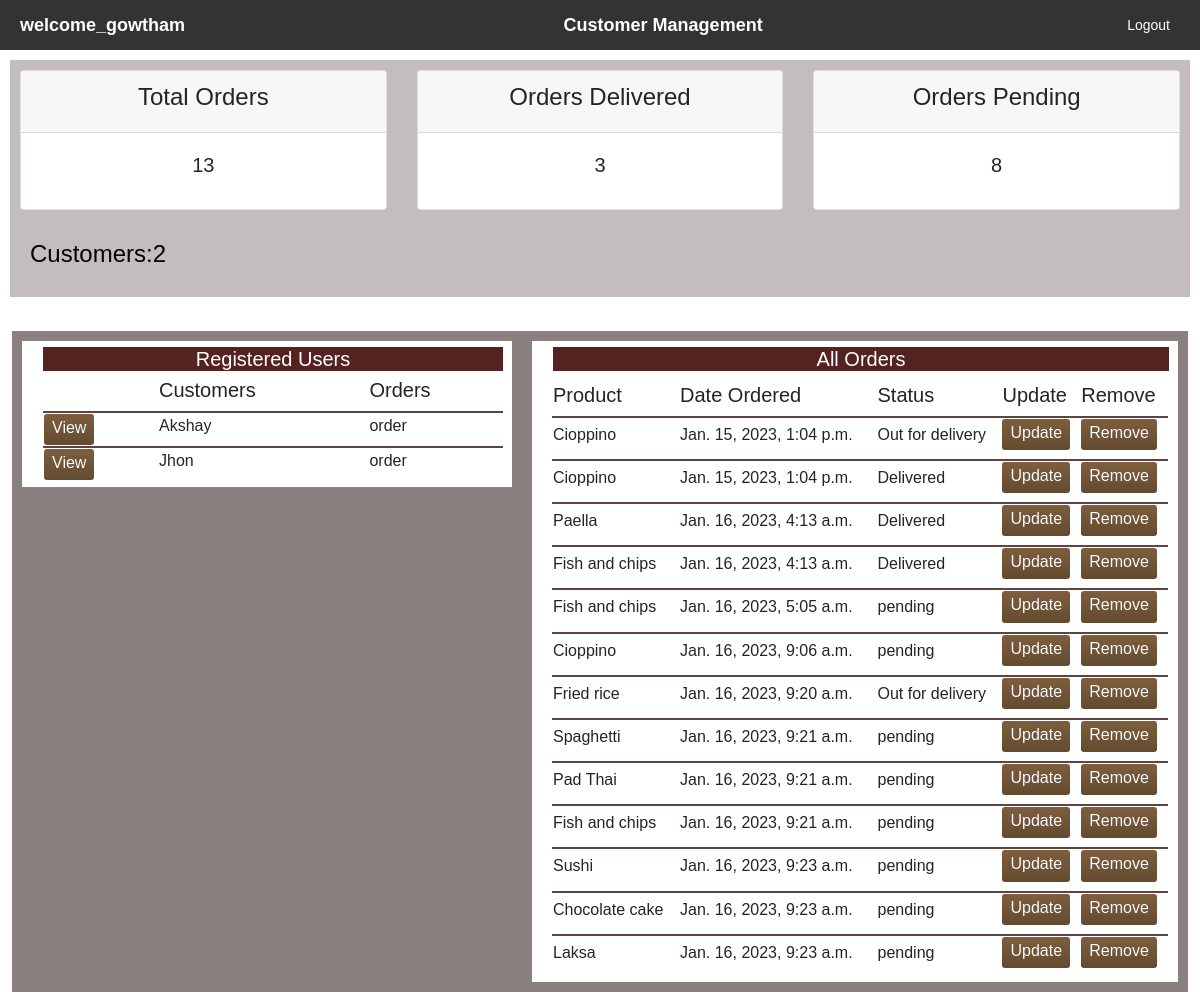
/admin_home (signed in), run on the app's committed database.
### accounts/models.py (models this page shows, shortened)
class Customer(models.Model):
    user = models.OneToOneField(User, null=True, blank=True, on_delete=models.CASCADE)
    name = models.CharField(max_length=200, null=True)
    phone = models.CharField(max_length=10, null=True)
    email = models.CharField(max_length=200, null=True)
    profile_pic = models.ImageField(null=True, blank=True, default="default image.jpg")
    date_created = models.DateTimeField(auto_now_add=True, null=True)

class Order(models.Model):
    STATUS = (
        ('pending', 'pending'),
        ('Out for delivery', 'Out for delivery'),
        ('Delivered', 'Delivered'),
    )
    customer = models.ForeignKey(Customer, null=True, on_delete=models.SET_NULL)
    product = models.ForeignKey(Products, null=True, on_delete=models.SET_NULL)
    date_created = models.DateTimeField(auto_now_add=True, null=True)
    status = models.CharField(max_length=200, null=True, choices=STATUS)

class Products(models.Model):
    CATEGORY = (
        ('Seafood', 'Seafood'),
        ('Desserts', 'Desserts'),
        ('Staple foods', 'Staple foods'),
        ('Noodles', 'Noodles')
    )
    name = models.CharField(max_length=200, null=True)
    price = models.FloatField(null=True)
    category = models.CharField(max_length=200, null=True, choices=CATEGORY)
    description = models.CharField(max_length=200, null=True, blank=True)
    date_created = models.DateTimeField(auto_now_add=True, null=True)
    tag = models.ManyToManyField(Tags)
    def __str__(self):
        return self.name

### accounts/decorators.py (the view)
    def wrapper_function(request, *args, **kwargs):
        group = None
        if request.user.groups.exists():
            group = request.user.groups.all()[0].name
            if group == 'customer':
                return redirect('userpage')
            if group == 'admin':
                return view_func(request, *args, **kwargs)

### accounts/views.py (called while the page is built)
@login_required(login_url='login')
@admin_only
def home(request):
    customer = Customer.objects.all()
    order = Order.objects.all()
    total_customer = customer.count()
    total_order = order.count()
    order_pending = order.filter(status='pending').count()
    order_delivered = order.filter(status='Delivered').count()
    context = {'customer': customer, 'order': order, 'total_customer': total_customer,
               'total_order': total_order, 'order_pending': order_pending, 'order_delivered': order_delivered}
    return render(request, 'home.html', context)

### template/home.html (shortened to what this page needs)
<!DOCTYPE html>
<html lang="en">
<head>
    <link rel="stylesheet" href="https://cdn.jsdelivr.net/npm/bootstrap@4.0.0/dist/css/bootstrap.min.css"
>
</head>
<body>
    <div class="navbar" >
        <div class="navbar-center">welcome_{{user}}</div>
        <div class="navbar-center">Customer Management</div>
        <div class="navbar-right">
          <a class="navbar-button" href="{% url 'logout' %}">Logout</a>
        </div>
      </div>
    <div class="Container">
        <div class="Container">
            <div class="row">
                <div class="col">
                    <div class="card">
                        <div class="card-header">
                            <center>
                                <h4>Total Orders</h4>
                        </div>
                        <div class="card-body">
                            <center>
                                <h5 class="card-title">{{total_order}}</h5>
                        </div>
                    </div>
                </div>
                <div class="col">
                    <div class="card">
                        <div class="card-header">
                            <center>
                                <h4>Orders Delivered</h4>
                        </div>
                        <div class="card-body">
                            <center>
                                <h5 class="card-title">{{order_delivered}}</h5>
                        </div>
                    </div>
                </div>
                <div class="col">
                    <div class="card">
                        <div class="card-header">
                            <center>
                                <h4>Orders Pending</h4>
                        </div>
                        <div class="card-body">
                            <center>
                                <h5 class="card-title">{{order_pending}}</h5>
                        </div>
                    </div>
                </div>
            </div>
        </div>
        <div class="element2">
            <h4>Customers:{{total_customer}}</h4>
        </div>
    </div>
    <br>
    <center>
        <div class="row" style="background-color: #8b8080; width: 98%; ">
            <div class="Container col-5" style="background-color: #ffffff;">
                <div>
                    <table style="width:100%; margin: 6px;">
                        <div>
                            <center>
                                <h5 class=" btn-primary" style="width: 100%; margin: 6px; background-color: #552222;">Registered Users</h4>
                            </center>
                        </div>
                        <tr>
                            <td style="width: 25%;">
                            </td>
                            <td>
                                <h5>Customers</h5>
                            </td>
                            <td>
                                <h5>Orders</h5>
                            </td>
                        </tr>
                        {% for i in customer %}
                        <tr style="border-top:solid;border-width: 2px;border-top-color: rgb(95, 68, 68);">
                            <td><a style="text-decoration: none;" class="myButton hover" href="{% url 'customer' i.id %}">
                                    <h6>View</h6>
                                </a></td>
                            <td>
                                <h6>{{i.name}}</h6>
                            </td>
                            <td>
                                <h6>order</h6>
                            </td>
                        </tr>
                        {% endfor %}
                    </table>
                </div>
            </div>
            <div class="Container col" style="background-color: #ffffff;">
                <table style="width:100%; margin: 5px;">
                    <div>
                        <center>
                            <h5 class=" btn-primary" style="width: 100%; margin: 6px; background-color: #552222;">All Orders</h4>
                        </center>
                    </div>
                    <tr>
                        <td>
                            <h5>Product</h5>
                        </td>
                        <td>
                            <h5>Date Ordered</h5>
                        </td>
                        <td>
                            <h5>Status</h5>
                        </td>
                        <td>
                            <h5>Update</h5>
                        </td>
                        <td>
                            <h5>Remove</h5>
                        </td>
                    </tr>
                    {% for i in order %}
                    <tr style="border-top:solid;border-width: 2px;border-top-color: rgb(95, 68, 68);">
                        <td>
                            <h6>{{i.product}}</h6>
                        </td>
                        <td>
                            <h6>{{i.date_created}}</h6>
                        </td>
                        <td>
                            <h6>{{i.status}}</h6>
                        </td>
                        <td>
                            <h6><a style="text-decoration: none; color: rgb(255, 255, 255);" class="myButton hover"
                                    href="{% url 'update_order' i.id %}">
                                    <h6>Update</h6>
                                </a></h6>
                        </td>
                        <td>
                            <h6><a style="text-decoration: none; color: rgb(255, 255, 255);" class="myButton hover"
                                    href="{% url 'delete_order' i.id %}">
                                    <h6>Remove</h6>
                                </a></h6>
                        </td>
                    </tr>
                    {% endfor %}
                </table>
            </div>
        </div>
    </center>
</body>
</html>

### template/home.html (style rules this page uses)
body { font-family: 'Trebuchet MS', sans-serif; background-color: rgb(255, 255, 255); }
.Container { background-color: rgb(196, 189, 189); height: 100%; min-height: 100%; overflow: hidden; display: flex; flex-direction: column; margin: 10px; margin-bottom: 10px; }
.element2 { color: rgb(0, 0, 0); margin: 20px; padding: 0px 0px; font: bold; }
.myButton { box-shadow: inset 0px 0px 0px 0px #a6827e; background: linear-gradient(to bottom, #7d5d3b 5%, #634b30 100%); background-color: #bb7428; border-radius: 3px; border: 0px solid #c1752e; display: inline-block; cursor: pointer; color: #ffffff; font-family: Arial; font-size: 0px; padding-left: 8px; padding-right: 8px; padding-top: 4px; text-decoration: none; text-shadow: 0px 0px 0px #4d3534; }
.navbar { display: flex; justify-content: space-between; align-items: center; height: 50px; background-color: #333; color: #fff; padding: 0 20px; }
.navbar-center { flex: 1; text-align: justify; font-size: 18px; font-weight: bold; }
.navbar-right { display: flex; }
.navbar-button { color: #fff; text-decoration: none; padding: 10px; font-size: 14px; margin-left: 10px; }

### data on the page
Customer: name "Akshay"
Customer: name "Jhon"
Order: product "Cioppino", date_created "Jan. 15, 2023, 1:04 p.m.", status "Out for delivery"
Order: product "Cioppino", date_created "Jan. 15, 2023, 1:04 p.m.", status "Delivered"
Order: product "Paella", date_created "Jan. 16, 2023, 4:13 a.m.", status "Delivered"
Order: product "Fish and chips", date_created "Jan. 16, 2023, 4:13 a.m.", status "Delivered"
Order: product "Fish and chips", date_created "Jan. 16, 2023, 5:05 a.m.", status "pending"
Order: product "Cioppino", date_created "Jan. 16, 2023, 9:06 a.m.", status "pending"
Order: product "Fried rice", date_created "Jan. 16, 2023, 9:20 a.m.", status "Out for delivery"
Order: product "Spaghetti", date_created "Jan. 16, 2023, 9:21 a.m.", status "pending"
Order: product "Pad Thai", date_created "Jan. 16, 2023, 9:21 a.m.", status "pending"
Order: product "Fish and chips", date_created "Jan. 16, 2023, 9:21 a.m.", status "pending"
Order: product "Sushi", date_created "Jan. 16, 2023, 9:23 a.m.", status "pending"
Order: product "Chocolate cake", date_created "Jan. 16, 2023, 9:23 a.m.", status "pending"
Order: product "Laksa", date_created "Jan. 16, 2023, 9:23 a.m.", status "pending"

### other printed values
{{ user }} "gowtham"
{{ total_order }} "13"
{{ order_delivered }} "3"
{{ order_pending }} "8"
{{ total_customer }} "2"
